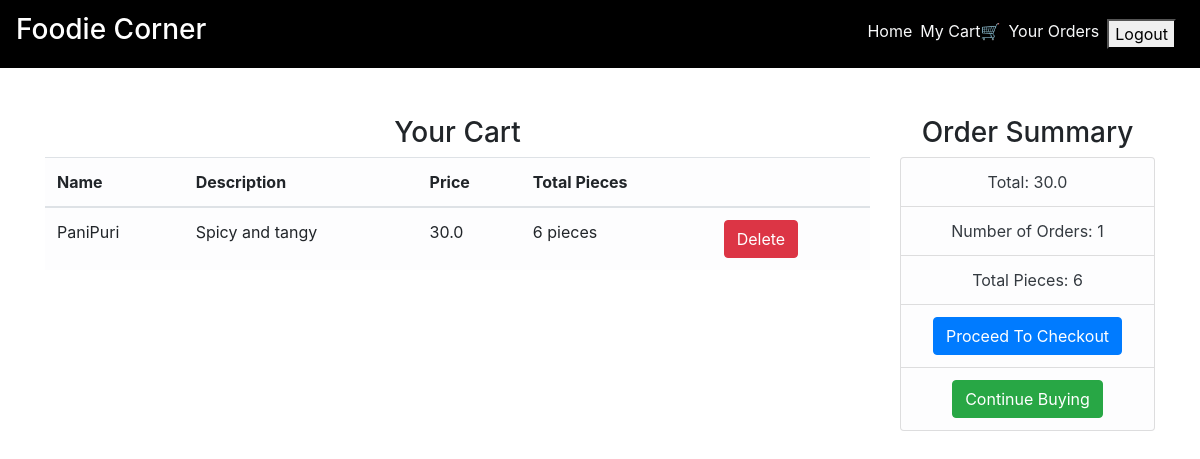
The app's page /cart/ (signed in) with its own data.
### main/models.py (models this page shows, shortened)
class CartItems(models.Model):
    ORDER_STATUS = (
        ('Active', 'Active'),
        ('Delivered', 'Delivered')
    )
    user = models.ForeignKey(User, on_delete=models.CASCADE)
    item = models.ForeignKey(Item, on_delete=models.CASCADE)
    ordered = models.BooleanField(default=False)
    quantity = models.IntegerField(default=1)
    ordered_date = models.DateField(default=timezone.now)
    status = models.CharField(max_length=20, choices=ORDER_STATUS, default='Active')
    delivery_date = models.DateField(default=timezone.now)
    class Meta:
        verbose_name = 'Cart Item'
        verbose_name_plural = 'Cart Items'

class Item(models.Model):
    LABELS = (
        ('Best Selling Foods', 'Best Selling Foods'),
        ('New Food', 'New Food'),
        ('Spicy Foods🔥', 'Spicy Foods🔥'),
    )
    LABEL_COLOUR = (
        ('danger', 'danger'),
        ('success', 'success'),
        ('primary', 'primary'),
        ('info', 'info'),
        ('warning', 'warning'),
    )
    title = models.CharField(max_length=150)
    description = models.CharField(max_length=250,blank=True)
    price = models.FloatField()
    pieces = models.IntegerField(default=6)
    instructions = models.CharField(max_length=250,default="Available")
    image = models.ImageField(default='default.png', upload_to='images/')
    labels = models.CharField(max_length=25, choices=LABELS, blank=True)
    label_colour = models.CharField(max_length=15, choices=LABEL_COLOUR, blank=True)
    slug = models.SlugField(default="foods")
    created_by = models.ForeignKey(User, on_delete=models.CASCADE)

### main/views.py (the view)
# urls.py: path('cart/', views.get_cart_items, name='cart'),
@login_required
def get_cart_items(request):
    cart_items = CartItems.objects.filter(user=request.user,ordered=False)
    bill = cart_items.aggregate(Sum('item__price'))
    number = cart_items.aggregate(Sum('quantity'))
    pieces = cart_items.aggregate(Sum('item__pieces'))
    total = bill.get("item__price__sum")
    count = number.get("quantity__sum")
    total_pieces = pieces.get("item__pieces__sum")
    context = {
        'cart_items':cart_items,
        'total': total,
        'count': count,
        'total_pieces': total_pieces
    }
    return render(request, 'main/cart.html', context)

### main/templatetags/get_group.py (called while the page is built)
@register.filter(name='has_group')
def has_group(user, group_name):
    return user.groups.filter(name=group_name).exists()

### main/templates/main/cart.html
{% extends "main/layout.html" %}
{% block content %}
<div class="cart">
    <div class="container">
        <div class="row">
            <div class="col-sm-9 mt-5">
                <h3 class="text-center">Your Cart</h3>
                {% if cart_items %}
                <div class="table-responsive">
                    <table class="table table-light">
                        <thead>
                        <tr>
                            <th scope="col">Name</th>
                            <th scope="col">Description</th>
                            <th scope="col">Price</th>
                            <th scope="col">Total Pieces</th>
                            <th scope="col"></th>
                        </tr>
                        </thead>
                        <tbody>
                            {% for cart in cart_items %}
                        <tr>
                            <td>{{ cart.item.title }} </td>
                            <td>{{ cart.item.description }}</td>
                            <td>{{ cart.item.price }}</td>
                            <td>{{ cart.item.pieces }} pieces</td>
                            <td><a class="btn btn-danger" href="{% url 'main:remove-from-cart' cart.id %}">Delete</a></td>
                        </tr>
                            {% endfor %}
                        </tbody>
                    </table>
                </div>
                {% else %}
                <h4 class="text-center">Sorry, Your Cart is Empty....Please add Items!!!</h4>
                {% endif %}
            </div>
            <div class="col-sm-3 mt-5 mb-3">
                <div class="content-section">
                    <h3 class="text-center">Order Summary</h3>
                      <ul class="list-group">
                        <li class="list-group-item list-group-item-light text-center text-dark">Total: {{ total }}</li>
                        <li class="list-group-item list-group-item-light text-center text-dark">Number of Orders: {{ count }}</li>
                        <li class="list-group-item list-group-item-light text-center text-dark">Total Pieces: {{ total_pieces }}</li>
                        <li class="list-group-item list-group-item-light text-center text-dark"><a class="btn btn-primary" href="{% url 'main:ordered' %}">Proceed To Checkout</a></li>
                        <li class="list-group-item list-group-item-light text-center"><a class="btn btn-success" href="/">Continue Buying</a></li>
                      </ul>
                </div>
            </div>
        </div>
    </div>
</div>
{% endblock content %}

### records on screen
CartItems: item "PaniPuri", item.description "Spicy and tangy", item.price "30.0", item.pieces "6"

### other values on screen
{{ total }} "30.0"
{{ count }} "1"
{{ total_pieces }} "6"
